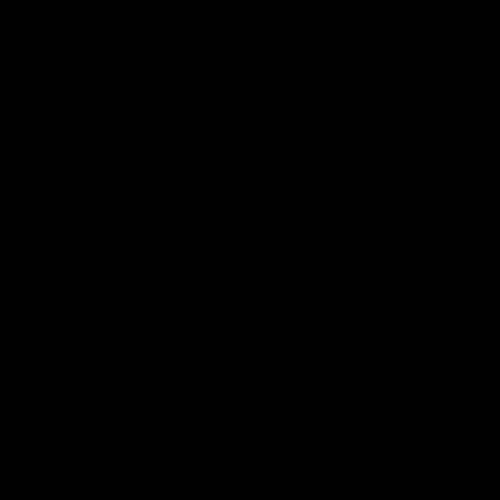
Frame 1 (no input)
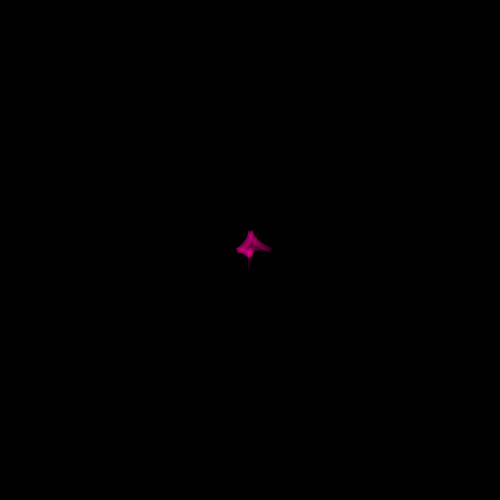
Frame 60 (the mouse pressed at the canvas centre just before this capture)
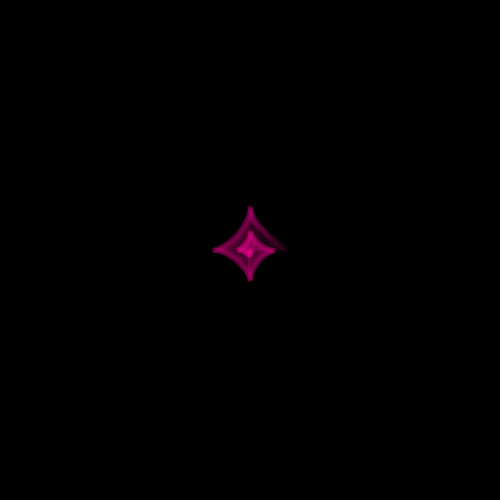
Frame 120 (the mouse held since frame 60 and released just before this capture)

The Processing sketch that drew these frames (run headless with seeded random() and noise(); from frame 60 on, the mouse is pressed at the canvas centre):

// Processing sketch: processing_88221
// ── processing_88221.pde

float r=0;
float i=0;
float w=8;
float checker = 0;
void setup() {
 size(500, 500);
  background(1);
 
  smooth();
  frameRate(60);
  
}
 
void draw() {
 if (int(i)==150){
  i=0;
 r=0;
w=8;
checker++;
if (int(checker)==3)
checker=0;
filter(BLUR, 3);
//filter(GRAY);
 }
 
  float x =r*cos(i);
  float y =r*sin(i);
  
  
        
   float a = random(1,4);
   float b = random(1,255);
   float c = random(1,255);
  
   
      stroke(255,0,150,20);      
      strokeWeight(5);      
      fill(a,b,c,255);
      //if(checker==0)
      //ellipse(x+width/2,y+width/2,w,w);  
      //if(checker==1)
     // triangle(x+width/2,y+width/2,x+width/2-x,y+width/2+y,x+width/2+x,y+width/2+y);
      //if(checker==2)
      quad(x+width/2,y+width/2,x+width/2-x,y+width/2+y,x+width/2+x,y+width/2-y,x+width/2+x,y+width/2-y);
    
  
  i+=.1;
  r+=.2;
  w+=.1;
  
  
}
